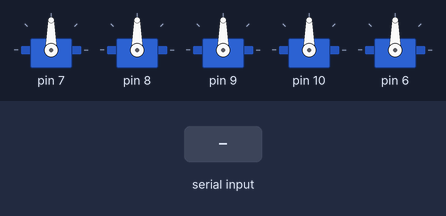
Simulated run of this sketch. Board: Arduino Uno, built with avr-gcc and run on an emulated ATmega328P. Parts: 5 × servo. The test bench sets the inputs (shaded band).

Above: at 1.2 s.
1.3 s: "R" received over Serial
At 1.6 s:
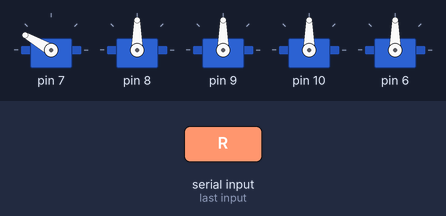
4.3 s: "r" received over Serial
At 5.1 s:
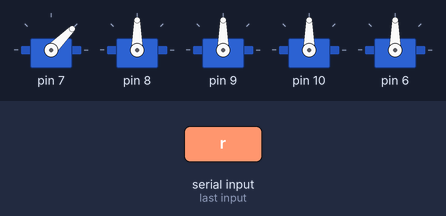
7.3 s: "P" received over Serial
At 8.1 s:
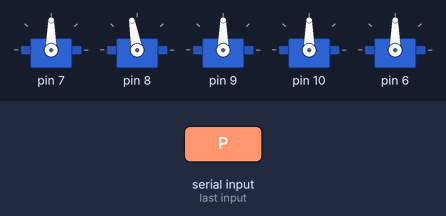
9.8 s: "p" received over Serial
At 10.5 s:
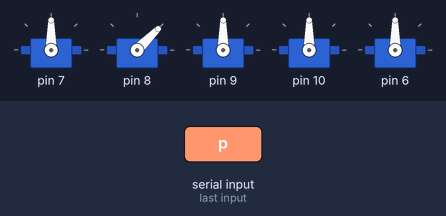
12.8 s: "M" received over Serial
At 14.0 s:
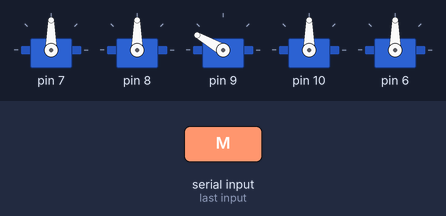
15.8 s: "m" received over Serial
At 16.3 s:
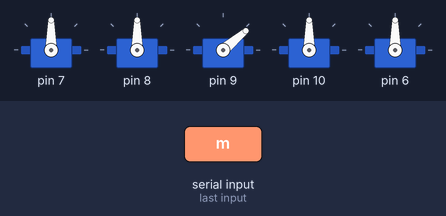
Timing chart, 0 to 18.8 s (numbered marks = the images above; inputs shaded):
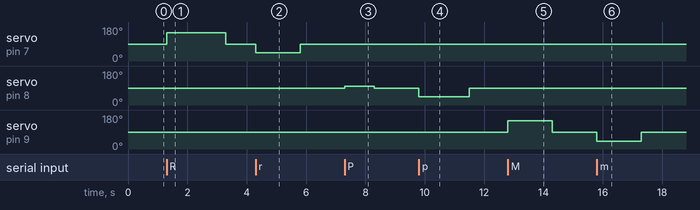

Measured:
- after the input at 1.3 s, servo on pin 7: 90° → 150° at once, → 90° 2.0 s later
- after the input at 4.3 s, servo on pin 7: 90° → 45° at once, → 90° 1.5 s later
- after the input at 7.3 s, servo on pin 8: 90° → 100° at once, → 90° 1.0 s later
- after the input at 9.8 s, servo on pin 8: 90° → 45° at once, → 90° 1.7 s later
- after the input at 12.8 s, servo on pin 9: 90° → 150° at once, → 90° 1.5 s later
- after the input at 15.8 s, servo on pin 9: 90° → 40° at once, → 90° 1.5 s later

The sketch:

finger_servo.ino
```cpp
#include <Servo.h>

// ================= 상태 정의 =================
enum FingerState { OPEN, CLOSE };

// ================= 손가락 구조체 =================
struct Finger {
  Servo servo;
  int pin;

  int closeTorque;      // 감을 때 서보 값 (90보다 크면 정방향, 작으면 역방향)
  int openTorque;       // 풀 때 서보 값

  unsigned long closeTime;    // 감는 시간(ms)
  unsigned long openTime;     // 푸는 시간(ms)

  FingerState state;          // 현재 상태
  unsigned long startTime;    // 동작 시작 시간
};

// ================= 우노 핀 번호 반영 (D6, D10, D9, D8, D7) =================
// 순서: 약지(0), 소지(1), 중지(2), 검지(3), 엄지(4)
Finger fingers[5] = {
  {Servo(), 7,  150, 45, 2000, 1500, OPEN, 0}, // 약지 (D7)
  {Servo(), 8,  100, 45, 1000, 1700, OPEN, 0}, // 소지 (D8)
  {Servo(), 9,  150, 40, 1500, 1500, OPEN, 0}, // 중지 (D9) 반시계 방향
  {Servo(), 10, 160, 40, 2000, 2000, OPEN, 0}, // 검지 (D10) 반시계 방향
  {Servo(), 6,  115, 55, 2500, 1500, OPEN, 0}  // 엄지 (D6) 반시계 방향
};

// ================= 초기화 =================
void setup() {
  Serial.begin(9600);

  for (int i = 0; i < 5; i++) {
    fingers[i].servo.attach(fingers[i].pin);
    fingers[i].servo.write(90); // 정지 (연속 회전 서보의 정지점)
  }
}

// ================= 손가락 제어 함수 =================
void handleFinger(int idx, bool closeCmd) {
  // 감기 명령 (OPEN 상태일 때만 동작)
  if (closeCmd && fingers[idx].state == OPEN) {
    fingers[idx].state = CLOSE;
    fingers[idx].startTime = millis();
    fingers[idx].servo.write(fingers[idx].closeTorque);
  }

  // 풀기 명령 (CLOSE 상태일 때만 동작)
  if (!closeCmd && fingers[idx].state == CLOSE) {
    fingers[idx].state = OPEN;
    fingers[idx].startTime = millis();
    fingers[idx].servo.write(fingers[idx].openTorque);
  }
}

// ================= 메인 루프 =================
void loop() {
  // -------- 시리얼 명령 처리 --------
  if (Serial.available()) {
    char cmd = Serial.read();

    switch (cmd) {
      case 'R': handleFinger(0, true);  break;  // 약지 접기
      case 'r': handleFinger(0, false); break;

      case 'P': handleFinger(1, true);  break;  // 소지 접기
      case 'p': handleFinger(1, false); break;

      case 'M': handleFinger(2, true);  break;  // 중지 접기
      case 'm': handleFinger(2, false); break;

      case 'I': handleFinger(3, true);  break;  // 검지 접기
      case 'i': handleFinger(3, false); break;

      case 'T': handleFinger(4, true);  break;  // 엄지 접기
      case 't': handleFinger(4, false); break;
    }
  }

  // -------- 시간 초과 시 자동 정지 (비폐쇄형 제어) --------
  for (int i = 0; i < 5; i++) {
    // 접는 동작 중 설정된 시간이 지나면 정지
    if (fingers[i].state == CLOSE &&
        millis() - fingers[i].startTime >= fingers[i].closeTime) {
      fingers[i].servo.write(90);
    }

    // 펴는 동작 중 설정된 시간이 지나면 정지
    if (fingers[i].state == OPEN &&
        millis() - fingers[i].startTime >= fingers[i].openTime) {
      fingers[i].servo.write(90);
    }
  }
}
```
